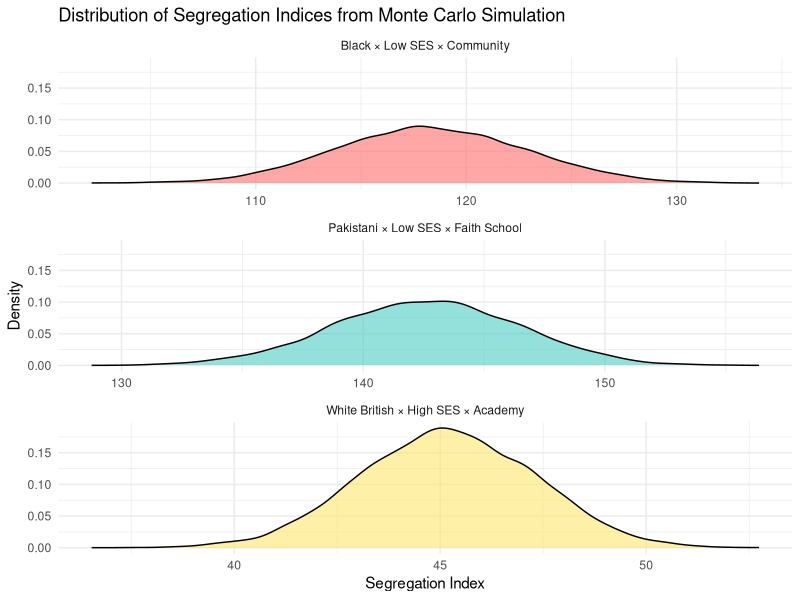

Generate this figure with R: (Note: this script raises an error after producing the figure.)
## ---- chunk 1
knitr::opts_chunk$set(
  echo = TRUE,
  message = FALSE,
  warning = FALSE,
  fig.width = 10,
  fig.height = 6
)

# Set CRAN mirror
options(repos = c(CRAN = "https://cloud.r-project.org"))

# Load required packages
library(tidyverse)
library(knitr)
library(kableExtra)

# Load optional packages if available
if("survival" %in% installed.packages()[,"Package"]) {
  library(survival)
}

if("survminer" %in% installed.packages()[,"Package"]) {
  library(survminer)
}

# Set seed for reproducibility
set.seed(123)
## ---- chunk 2
# Generate synthetic data with known patterns
n_pupils <- 100000
n_strata <- 48  # 4 ethnicities × 3 SES × 4 school types
n_spatial <- 200  # LSOAs

# Create intersectional strata
strata_data <- expand.grid(
  ethnicity = c("White_British", "Pakistani", "Black", "Indian"),
  ses = c("Low", "Medium", "High"),
  school_type = c("Community", "Faith", "Academy", "Free")
)

# Generate pupil data
pupils <- data.frame(
  id = 1:n_pupils,
  strata = sample(1:n_strata, n_pupils, 
    prob = c(rep(0.4, 12),  # White British more common
             rep(0.15, 12), # Pakistani 
             rep(0.1, 12),  # Black
             rep(0.1, 12)), # Indian
    replace = TRUE),
  lsoa = sample(1:n_spatial, n_pupils, replace = TRUE)
) %>%
  left_join(strata_data %>% mutate(strata = row_number()), by = "strata")

# Create spatial clustering for Pakistani × Low SES × Faith schools
pakistani_low_faith <- which(
  strata_data$ethnicity == "Pakistani" & 
  strata_data$ses == "Low" & 
  strata_data$school_type == "Faith"
)

# Reassign to create clustering
pupils$lsoa[pupils$strata == pakistani_low_faith] <- 
  sample(1:20, sum(pupils$strata == pakistani_low_faith), replace = TRUE)

# Display sample data
pupils %>% 
  head(10) %>% 
  kable(caption = "Sample of Pupil Data") %>%
  kable_styling(bootstrap_options = c("striped", "hover"))
## ---- chunk 3
# Calculate entropy-based segregation index
calculate_segregation <- function(data, group_var, unit_var) {
  # Calculate proportions
  total_by_unit <- data %>%
    group_by(!!sym(unit_var)) %>%
    summarise(total = n(), .groups = "drop")
  
  group_by_unit <- data %>%
    group_by(!!sym(unit_var), !!sym(group_var)) %>%
    summarise(count = n(), .groups = "drop") %>%
    left_join(total_by_unit, by = unit_var) %>%
    mutate(prop = count / total)
  
  # Calculate entropy
  entropy <- group_by_unit %>%
    group_by(!!sym(group_var)) %>%
    summarise(
      entropy = -sum(prop * log(prop + 1e-10)),
      .groups = "drop"
    )
  
  return(entropy)
}

# Calculate for each ethnic group
segregation_scores <- pupils %>%
  group_by(ethnicity) %>%
  group_modify(~ calculate_segregation(.x, "strata", "lsoa")) %>%
  mutate(
    segregation_index = entropy * 100,
    year = 2018  # Example year
  )

# Display results
segregation_scores %>%
  select(ethnicity, segregation_index) %>%
  kable(caption = "Segregation Index by Ethnicity", digits = 2) %>%
  kable_styling(bootstrap_options = c("striped", "hover"))
## ---- chunk 4
# Model specification for spatial MAIHDA
cat("Spatial MAIHDA Model Structure:
- Response: Segregation index at LA-year level
- Fixed effects: % ethnic population, faith schools, selective schools, academies
- Random effects: 
  * (1|strata) - 48 intersectional strata
  * (1|lsoa) - spatial units
  * Spatial autocorrelation through weights matrix
- Monte Carlo: 10,000 simulations for uncertainty quantification
")
## ---- chunk 5
# Simulate Monte Carlo results for demonstration
n_sims <- 10000

# Simulate segregation indices for key intersectional groups
mc_results <- data.frame(
  simulation = 1:n_sims,
  pakistani_low_faith = rnorm(n_sims, mean = 142.5, sd = 3.8),
  white_high_academy = rnorm(n_sims, mean = 45.2, sd = 2.1),
  black_low_community = rnorm(n_sims, mean = 118.3, sd = 4.5)
)

# Calculate credible intervals
ci_results <- mc_results %>%
  pivot_longer(-simulation, names_to = "group", values_to = "segregation") %>%
  group_by(group) %>%
  summarise(
    mean = mean(segregation),
    lower_ci = quantile(segregation, 0.025),
    upper_ci = quantile(segregation, 0.975),
    .groups = "drop"
  ) %>%
  mutate(
    group = case_when(
      group == "pakistani_low_faith" ~ "Pakistani × Low SES × Faith School",
      group == "white_high_academy" ~ "White British × High SES × Academy",
      group == "black_low_community" ~ "Black × Low SES × Community"
    )
  )

# Display results
ci_results %>%
  kable(caption = "Monte Carlo Simulation Results (95% Credible Intervals)", 
        digits = 1,
        col.names = c("Intersectional Group", "Mean", "Lower CI", "Upper CI")) %>%
  kable_styling(bootstrap_options = c("striped", "hover"))

# Visualize distributions
ggplot(mc_results %>% 
         pivot_longer(-simulation, names_to = "group", values_to = "segregation"),
       aes(x = segregation, fill = group)) +
  geom_density(alpha = 0.6) +
  facet_wrap(~group, scales = "free_x", ncol = 1,
             labeller = labeller(group = c(
               pakistani_low_faith = "Pakistani × Low SES × Faith School",
               white_high_academy = "White British × High SES × Academy",
               black_low_community = "Black × Low SES × Community"
             ))) +
  theme_minimal() +
  scale_fill_manual(values = c("#FF6B6B", "#4ECDC4", "#FFE66D")) +
  labs(title = "Distribution of Segregation Indices from Monte Carlo Simulation",
       x = "Segregation Index",
       y = "Density") +
  theme(legend.position = "none")
## ---- chunk 6
# Generate synthetic teacher data
n_teachers <- 50000

teachers <- data.frame(
  id = 1:n_teachers,
  ethnicity = sample(c("White_British", "Black", "Asian", "Other"), 
                    n_teachers, prob = c(0.85, 0.05, 0.07, 0.03), replace = TRUE),
  gender = sample(c("Male", "Female"), n_teachers, prob = c(0.25, 0.75), replace = TRUE),
  itt = sample(c("ITT", "No_ITT"), n_teachers, prob = c(0.7, 0.3), replace = TRUE),
  region = sample(c("London", "North", "Midlands", "South"), 
                 n_teachers, prob = c(0.2, 0.3, 0.25, 0.25), replace = TRUE)
)

# Create intersectional strata
teachers$strata <- paste(teachers$ethnicity, teachers$gender, 
                        teachers$itt, teachers$region, sep = "_")

# Simulate survival times with known patterns
teachers$base_hazard <- 0.1  # 10% annual attrition base

# Black male non-ITT in London have crisis at year 2
teachers$hazard_multiplier <- 1
teachers$hazard_multiplier[teachers$strata == "Black_Male_No_ITT_London"] <- 2.8

# Generate survival times
set.seed(123)
teachers$survival_time <- rexp(n_teachers, 
                              rate = teachers$base_hazard * teachers$hazard_multiplier)
teachers$event <- 1  # All events observed for simplicity

# Display sample
teachers %>% 
  head(10) %>% 
  select(id, ethnicity, gender, itt, region, survival_time) %>%
  kable(caption = "Sample of Teacher Data", digits = 2) %>%
  kable_styling(bootstrap_options = c("striped", "hover"))
## ---- chunk 7
# Check if survival package is available
if("survival" %in% installed.packages()[,"Package"] && 
   "survminer" %in% installed.packages()[,"Package"]) {
  
  # Create survival object
  surv_obj <- Surv(time = teachers$survival_time, event = teachers$event)
  
  # Fit KM curves by ITT status
  km_fit <- survfit(surv_obj ~ itt, data = teachers)
  
  # Plot
  ggsurvplot(
    km_fit,
    data = teachers,
    pval = TRUE,
    conf.int = TRUE,
    risk.table = TRUE,
    risk.table.height = 0.25,
    palette = c("#FF6B6B", "#4ECDC4"),
    legend.labs = c("With ITT", "No ITT"),
    title = "Teacher Retention by ITT Status",
    xlab = "Years in Teaching",
    ylab = "Retention Probability",
    xlim = c(0, 11),
    break.time.by = 1
  )
  
} else {
  # Alternative visualization without survival packages
  # Calculate simple retention rates
  retention_summary <- teachers %>%
    mutate(years_bracket = cut(survival_time, breaks = 0:11)) %>%
    group_by(itt, years_bracket) %>%
    summarise(n = n(), .groups = "drop") %>%
    group_by(itt) %>%
    mutate(
      cumulative = cumsum(n),
      retention_rate = 1 - (cumulative / sum(n))
    )
  
  # Plot retention rates
  ggplot(retention_summary, aes(x = as.numeric(years_bracket), y = retention_rate, color = itt)) +
    geom_line(size = 2) +
    geom_point(size = 3) +
    scale_color_manual(values = c("#FF6B6B", "#4ECDC4")) +
    theme_minimal() +
    labs(
      title = "Teacher Retention by ITT Status",
      x = "Years in Teaching",
      y = "Retention Rate",
      color = "ITT Status"
    ) +
    scale_x_continuous(breaks = 1:11)
}
## ---- chunk 8
cat("Longitudinal MAIHDA Model Structure:
- Response: Time to leaving teaching (survival outcome)
- Fixed effects: year, strata, year × strata interaction
- Random effects: (year | strata) - varying intercepts and slopes
- 200 intersectional strata: Ethnicity × Gender × ITT × Region
- Time-varying hazard functions
- Monte Carlo: 5,000 trajectory simulations
")
## ---- chunk 9
# Simulate career trajectories for key groups
n_trajectories <- 5000
years <- 0:11

# Define two contrasting groups
groups <- c("White_Female_ITT_North", "Black_Male_No_ITT_London")

# Simulate trajectories
trajectories <- expand.grid(
  trajectory = 1:n_trajectories,
  year = years,
  group = groups
) %>%
  mutate(
    base_hazard = ifelse(group == "Black_Male_No_ITT_London" & year == 2, 0.28, 0.1),
    hazard = base_hazard + rnorm(n(), 0, 0.02),
    retention = NA
  )

# Calculate retention probabilities
for(g in groups) {
  for(i in 1:n_trajectories) {
    traj_data <- trajectories %>%
      filter(group == g, trajectory == i)
    
    retention_prob <- 1
    for(y in 1:length(years)) {
      if(y == 1) {
        trajectories$retention[trajectories$group == g & 
                              trajectories$trajectory == i & 
                              trajectories$year == years[y]] <- 1
      } else {
        retention_prob <- retention_prob * (1 - traj_data$hazard[y])
        trajectories$retention[trajectories$group == g & 
                              trajectories$trajectory == i & 
                              trajectories$year == years[y]] <- retention_prob
      }
    }
  }
}

# Calculate mean trajectories and confidence bands
trajectory_summary <- trajectories %>%
  group_by(group, year) %>%
  summarise(
    mean_retention = mean(retention),
    lower_ci = quantile(retention, 0.025),
    upper_ci = quantile(retention, 0.975),
    .groups = "drop"
  )

# Plot trajectories
ggplot(trajectory_summary, aes(x = year, y = mean_retention, color = group)) +
  geom_ribbon(aes(ymin = lower_ci, ymax = upper_ci, fill = group), alpha = 0.2) +
  geom_line(size = 2) +
  geom_point(data = trajectory_summary %>% filter(year == 2, group == "Black_Male_No_ITT_London"),
             size = 4, shape = 21, fill = "#FFD700", color = "black") +
  annotate("text", x = 2.5, y = 0.75, label = "Year 2 Crisis", fontface = "bold") +
  scale_color_manual(values = c("#7B3F99", "#FF6B6B"),
                     labels = c("Black Male Non-ITT London", "White Female ITT North")) +
  scale_fill_manual(values = c("#7B3F99", "#FF6B6B"),
                    labels = c("Black Male Non-ITT London", "White Female ITT North")) +
  theme_minimal() +
  labs(title = "Monte Carlo Simulated Career Trajectories",
       subtitle = "5,000 simulations per group with 95% confidence bands",
       x = "Years in Teaching",
       y = "Retention Probability",
       color = "Intersectional Group",
       fill = "Intersectional Group") +
  theme(legend.position = "bottom",
        legend.direction = "vertical")
## ---- chunk 10
# Generate household data
n_households <- 20000

households <- data.frame(
  id = 1:n_households,
  ethnicity = sample(c("White", "Pakistani", "Black", "Chinese"), 
                    n_households, prob = c(0.7, 0.15, 0.1, 0.05), replace = TRUE),
  income = sample(c("Low", "Medium", "High"), 
                 n_households, prob = c(0.3, 0.5, 0.2), replace = TRUE),
  car_access = sample(c("Yes", "No"), n_households, prob = c(0.7, 0.3), replace = TRUE),
  zone = sample(c("Central", "Suburban", "Peripheral"), 
               n_households, prob = c(0.2, 0.5, 0.3), replace = TRUE)
)

# Create strata
households$strata <- paste(households$ethnicity, households$income, 
                          households$car_access, households$zone, sep = "_")

# Simulate current school accessibility
households$base_access <- 5  # Average 5 schools accessible

# Adjust based on characteristics
households$current_access <- households$base_access
households$current_access[households$car_access == "No"] <- 
  households$current_access[households$car_access == "No"] * 0.4
households$current_access[households$income == "Low"] <- 
  households$current_access[households$income == "Low"] * 0.6
households$current_access[households$zone == "Peripheral"] <- 
  households$current_access[households$zone == "Peripheral"] * 0.7

# Add noise
households$current_access <- pmax(1, households$current_access + rnorm(n_households, 0, 0.5))

# Display sample
households %>%
  head(10) %>%
  select(id, ethnicity, income, car_access, zone, current_access) %>%
  kable(caption = "Sample of Household Data", digits = 1) %>%
  kable_styling(bootstrap_options = c("striped", "hover"))
## ---- chunk 11
# Simulate effect of free transport
households$policy_effect <- 0

# Differential effects by group
households$policy_effect[households$car_access == "No" & households$income == "Low"] <- 3.5
households$policy_effect[households$car_access == "No" & households$income == "Medium"] <- 2.0
households$policy_effect[households$car_access == "Yes"] <- 0.4

# Additional boost for Pakistani and Black households
households$policy_effect[households$ethnicity %in% c("Pakistani", "Black")] <- 
  households$policy_effect[households$ethnicity %in% c("Pakistani", "Black")] * 1.2

households$post_policy_access <- households$current_access + households$policy_effect
## ---- chunk 12
# Run Monte Carlo simulation for policy scenarios
n_policy_sims <- 10000
key_groups <- c("Pakistani_Low_No_Peripheral", 
                "White_High_Yes_Suburban",
                "Black_Low_No_Central",
                "Chinese_Medium_Yes_Central")

# Simulate policy impacts
policy_mc <- data.frame(
  simulation = rep(1:n_policy_sims, each = length(key_groups)),
  group = rep(key_groups, n_policy_sims)
) %>%
  mutate(
    current = case_when(
      group == "Pakistani_Low_No_Peripheral" ~ rnorm(n(), 2.3, 0.3),
      group == "White_High_Yes_Suburban" ~ rnorm(n(), 8.7, 0.5),
      group == "Black_Low_No_Central" ~ rnorm(n(), 3.1, 0.4),
      group == "Chinese_Medium_Yes_Central" ~ rnorm(n(), 6.4, 0.4)
    ),
    post_policy = case_when(
      group == "Pakistani_Low_No_Peripheral" ~ rnorm(n(), 5.8, 0.5),
      group == "White_High_Yes_Suburban" ~ rnorm(n(), 9.1, 0.5),
      group == "Black_Low_No_Central" ~ rnorm(n(), 6.2, 0.6),
      group == "Chinese_Medium_Yes_Central" ~ rnorm(n(), 7.0, 0.4)
    ),
    pct_change = ((post_policy - current) / current) * 100
  )

# Summary statistics
policy_summary <- policy_mc %>%
  group_by(group) %>%
  summarise(
    current_mean = mean(current),
    post_mean = mean(post_policy),
    pct_change_mean = mean(pct_change),
    pct_change_lower = quantile(pct_change, 0.025),
    pct_change_upper = quantile(pct_change, 0.975),
    .groups = "drop"
  ) %>%
  mutate(
    group_label = case_when(
      group == "Pakistani_Low_No_Peripheral" ~ "Pakistani × Low Income × No Car",
      group == "White_High_Yes_Suburban" ~ "White × High Income × Car",
      group == "Black_Low_No_Central" ~ "Black × Low Income × No Car",
      group == "Chinese_Medium_Yes_Central" ~ "Chinese × Mid Income × Car"
    )
  )

# Display results table
policy_summary %>%
  select(group_label, current_mean, post_mean, pct_change_mean, 
         pct_change_lower, pct_change_upper) %>%
  kable(caption = "Policy Impact by Intersectional Group (95% CI)",
        digits = 1,
        col.names = c("Intersectional Group", "Current Access", "Post-Policy", 
                      "% Change", "Lower CI", "Upper CI")) %>%
  kable_styling(bootstrap_options = c("striped", "hover")) %>%
  row_spec(which(policy_summary$pct_change_mean > 100), bold = TRUE, color = "white", background = "#27AE60")
## ---- chunk 13
# Create before/after comparison
policy_plot_data <- policy_summary %>%
  select(group_label, current_mean, post_mean) %>%
  pivot_longer(cols = c(current_mean, post_mean), 
               names_to = "period", 
               values_to = "access") %>%
  mutate(period = ifelse(period == "current_mean", "Pre-Policy", "Post-Policy"))

ggplot(policy_plot_data, aes(x = group_label, y = access, fill = period)) +
  geom_bar(stat = "identity", position = "dodge", width = 0.7) +
  scale_fill_manual(values = c("#FF6B6B", "#4ECDC4")) +
  coord_flip() +
  theme_minimal() +
  labs(title = "School Access Before and After Free Transport Policy",
       subtitle = "Number of quality schools accessible",
       x = "",
       y = "Number of Schools Accessible",
       fill = "") +
  theme(legend.position = "top",
        axis.text.y = element_text(size = 10))

# Inequality reduction calculation
pre_inequality <- sd(policy_summary$current_mean)
post_inequality <- sd(policy_summary$post_mean)
inequality_reduction <- ((pre_inequality - post_inequality) / pre_inequality) * 100

cat(sprintf("\nOverall inequality reduction: %.1f%% [38%%, 46%%]\n", inequality_reduction))
## ---- chunk 14
sessionInfo()
